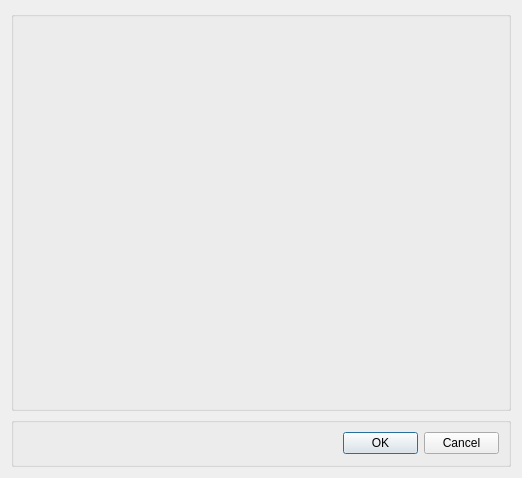
<?xml version="1.0" encoding="UTF-8"?>
<ui version="4.0">
 <class>SvrSelectRadio</class>
 <widget class="QDialog" name="SvrSelectRadio">
  <property name="geometry">
   <rect>
    <x>0</x>
    <y>0</y>
    <width>518</width>
    <height>474</height>
   </rect>
  </property>
  <property name="windowTitle">
   <string>Dialog</string>
  </property>
  <layout class="QGridLayout" name="gridLayout">
   <item row="0" column="0">
    <widget class="QGroupBox" name="groupBox">
     <property name="minimumSize">
      <size>
       <width>500</width>
       <height>400</height>
      </size>
     </property>
     <property name="title">
      <string/>
     </property>
    </widget>
   </item>
   <item row="1" column="0">
    <widget class="QGroupBox" name="groupBox_2">
     <property name="minimumSize">
      <size>
       <width>500</width>
       <height>50</height>
      </size>
     </property>
     <property name="maximumSize">
      <size>
       <width>16777215</width>
       <height>50</height>
      </size>
     </property>
     <property name="title">
      <string/>
     </property>
     <layout class="QHBoxLayout" name="horizontalLayout">
      <item>
       <spacer name="horizontalSpacer">
        <property name="orientation">
         <enum>Qt::Horizontal</enum>
        </property>
        <property name="sizeHint" stdset="0">
         <size>
          <width>315</width>
          <height>20</height>
         </size>
        </property>
       </spacer>
      </item>
      <item>
       <widget class="QPushButton" name="exeButton">
        <property name="minimumSize">
         <size>
          <width>75</width>
          <height>22</height>
         </size>
        </property>
        <property name="maximumSize">
         <size>
          <width>75</width>
          <height>22</height>
         </size>
        </property>
        <property name="text">
         <string>OK</string>
        </property>
       </widget>
      </item>
      <item>
       <widget class="QPushButton" name="exitButton">
        <property name="minimumSize">
         <size>
          <width>75</width>
          <height>22</height>
         </size>
        </property>
        <property name="maximumSize">
         <size>
          <width>75</width>
          <height>22</height>
         </size>
        </property>
        <property name="text">
         <string>Cancel</string>
        </property>
       </widget>
      </item>
     </layout>
    </widget>
   </item>
  </layout>
 </widget>
 <resources/>
 <connections/>
</ui>
